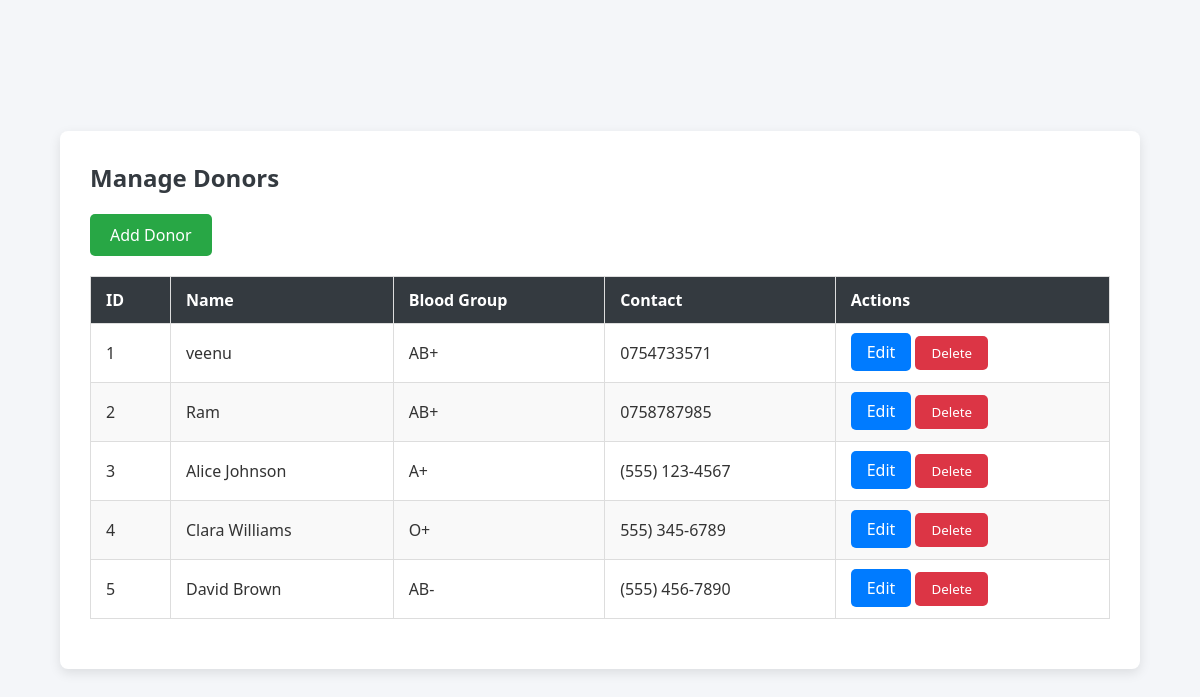
/manage_donors.php (signed in), run on the app's committed database.
### tables this page shows
CREATE TABLE `donors` (
  `id` int(11) NOT NULL,
  `name` varchar(255) NOT NULL,
  `blood_group` varchar(3) NOT NULL,
  `contact` varchar(15) NOT NULL
);

### manage_donors.php (the view, shortened to what this page needs)
<?php
$conn = new mysqli("localhost", "root", "", "blood_donation");
$donors = $conn->query("SELECT * FROM donors");
?>
<!DOCTYPE html>
<html lang="en">
<head>
    <link rel="stylesheet" href="manage_donors.css">
</head>
<body>
    <div class="container">
        <h2>Manage Donors</h2>
        <a href="add_donor.php" class="add-button">Add Donor</a>
        <table>
            <thead>
                <tr>
                    <th>ID</th>
                    <th>Name</th>
                    <th>Blood Group</th>
                    <th>Contact</th>
                    <th>Actions</th>
                </tr>
            </thead>
            <tbody>
                <?php while ($row = $donors->fetch_assoc()) { ?>
                <tr>
                    <td><?php echo $row['id']; ?></td>
                    <td><?php echo $row['name']; ?></td>
                    <td><?php echo $row['blood_group']; ?></td>
                    <td><?php echo $row['contact']; ?></td>
                    <td>
                        <a href="edit_donor.php?id=<?php echo $row['id']; ?>" class="edit-button">Edit</a>
                        <form method="POST" class="delete-form">
                            <button type="submit" name="delete" class="delete-button">Delete</button>
                        </form>
                    </td>
                </tr>
                <?php } ?>
            </tbody>
        </table>
    </div>
</body>
</html>

### manage_donors.css (style rules this page uses)
* { margin: 0; padding: 0; box-sizing: border-box; font-family: 'Segoe UI', Tahoma, Geneva, Verdana, sans-serif; }
body { background-color: #f4f6f9; display: flex; justify-content: center; align-items: center; height: 100vh; color: #333; }
.container { width: 90%; max-width: 1200px; background-color: #fff; padding: 30px; border-radius: 8px; box-shadow: 0 4px 12px rgba(0, 0, 0, 0.1); }
h2 { margin-bottom: 20px; color: #343a40; font-size: 24px; }
.add-button { display: inline-block; background-color: #28a745; color: #fff; padding: 10px 20px; border-radius: 5px; text-decoration: none; margin-bottom: 20px; transition: background-color 0.3s ease; }
table { width: 100%; border-collapse: collapse; margin-bottom: 20px; }
thead { background-color: #343a40; color: #fff; }
th, td { padding: 12px 15px; border: 1px solid #ddd; text-align: left; }
tbody tr:nth-child(even) { background-color: #f9f9f9; }
.edit-button { background-color: #007bff; color: #fff; padding: 8px 16px; border-radius: 5px; text-decoration: none; transition: background-color 0.3s ease; }
.delete-form { display: inline-block; }
.delete-button { background-color: #dc3545; color: #fff; padding: 8px 16px; border: none; border-radius: 5px; cursor: pointer; transition: background-color 0.3s ease; }

### data on the page
donors: id "1", name "veenu", blood_group "AB+", contact "0754733571"
donors: id "2", name "Ram", blood_group "AB+", contact "0758787985"
donors: id "3", name "Alice Johnson", blood_group "A+", contact "(555) 123-4567"
donors: id "4", name "Clara Williams", blood_group "O+", contact "555) 345-6789"
donors: id "5", name "David Brown", blood_group "AB-", contact "(555) 456-7890"
